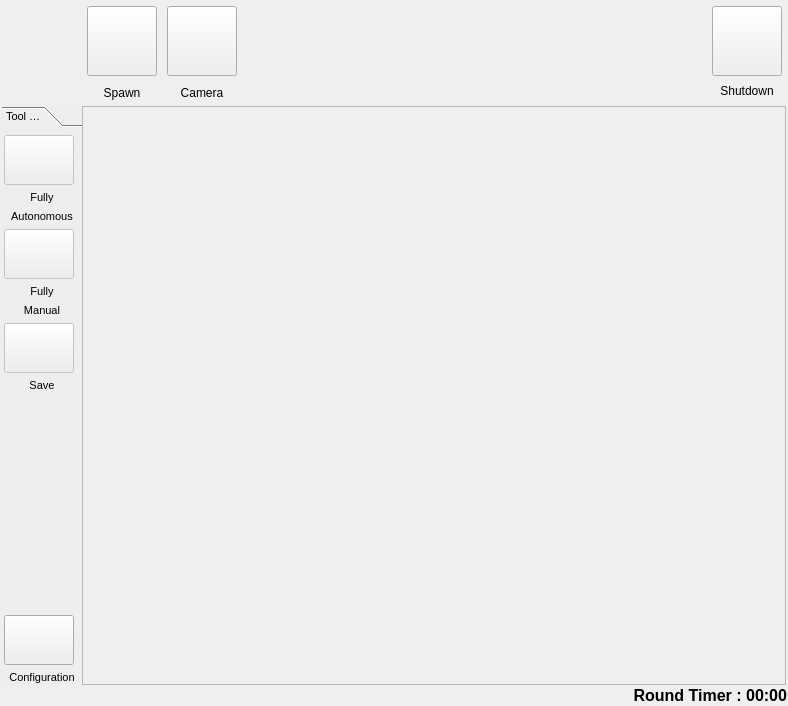
<?xml version="1.0" encoding="UTF-8"?>
<ui version="4.0">
 <class>MainWindow</class>
 <widget class="QMainWindow" name="MainWindow">
  <property name="geometry">
   <rect>
    <x>0</x>
    <y>0</y>
    <width>788</width>
    <height>706</height>
   </rect>
  </property>
  <property name="dockNestingEnabled">
   <bool>true</bool>
  </property>
  <widget class="QWidget" name="DashboardForm">
   <property name="minimumSize">
    <size>
     <width>300</width>
     <height>0</height>
    </size>
   </property>
   <property name="focusPolicy">
    <enum>Qt::NoFocus</enum>
   </property>
   <property name="windowTitle">
    <string>Dashboard</string>
   </property>
   <property name="windowIcon">
    <iconset>
     <normaloff>resource/icons/p3at.png</normaloff>resource/icons/p3at.png</iconset>
   </property>
   <layout class="QHBoxLayout" name="horizontalLayout_13" stretch="0">
    <property name="leftMargin">
     <number>1</number>
    </property>
    <property name="topMargin">
     <number>1</number>
    </property>
    <property name="rightMargin">
     <number>1</number>
    </property>
    <property name="bottomMargin">
     <number>1</number>
    </property>
    <item>
     <layout class="QVBoxLayout" name="verticalLayout" stretch="0,0,0">
      <property name="spacing">
       <number>0</number>
      </property>
      <item>
       <layout class="QGridLayout" name="gridLayout">
        <property name="sizeConstraint">
         <enum>QLayout::SetDefaultConstraint</enum>
        </property>
        <property name="leftMargin">
         <number>1</number>
        </property>
        <property name="topMargin">
         <number>5</number>
        </property>
        <property name="rightMargin">
         <number>5</number>
        </property>
        <property name="bottomMargin">
         <number>5</number>
        </property>
        <property name="spacing">
         <number>10</number>
        </property>
        <item row="0" column="5">
         <spacer name="horizontalSpacer">
          <property name="orientation">
           <enum>Qt::Horizontal</enum>
          </property>
          <property name="sizeType">
           <enum>QSizePolicy::Expanding</enum>
          </property>
          <property name="sizeHint" stdset="0">
           <size>
            <width>40</width>
            <height>10</height>
           </size>
          </property>
         </spacer>
        </item>
        <item row="0" column="6">
         <layout class="QGridLayout" name="gridLayout_5">
          <property name="horizontalSpacing">
           <number>2</number>
          </property>
          <property name="verticalSpacing">
           <number>5</number>
          </property>
          <item row="0" column="0">
           <widget class="QPushButton" name="exit_button">
            <property name="minimumSize">
             <size>
              <width>70</width>
              <height>70</height>
             </size>
            </property>
            <property name="maximumSize">
             <size>
              <width>70</width>
              <height>70</height>
             </size>
            </property>
            <property name="focusPolicy">
             <enum>Qt::NoFocus</enum>
            </property>
            <property name="text">
             <string/>
            </property>
            <property name="icon">
             <iconset>
              <normaloff>../resource/icons/shutdown.png</normaloff>../resource/icons/shutdown.png</iconset>
            </property>
            <property name="iconSize">
             <size>
              <width>50</width>
              <height>50</height>
             </size>
            </property>
           </widget>
          </item>
          <item row="1" column="0">
           <widget class="QLabel" name="label_9">
            <property name="font">
             <font>
              <pointsize>9</pointsize>
             </font>
            </property>
            <property name="text">
             <string>Shutdown</string>
            </property>
            <property name="alignment">
             <set>Qt::AlignCenter</set>
            </property>
           </widget>
          </item>
         </layout>
        </item>
        <item row="0" column="3">
         <layout class="QGridLayout" name="gridLayout_4">
          <item row="0" column="0">
           <widget class="QPushButton" name="camera_button">
            <property name="enabled">
             <bool>true</bool>
            </property>
            <property name="minimumSize">
             <size>
              <width>70</width>
              <height>70</height>
             </size>
            </property>
            <property name="maximumSize">
             <size>
              <width>70</width>
              <height>70</height>
             </size>
            </property>
            <property name="focusPolicy">
             <enum>Qt::NoFocus</enum>
            </property>
            <property name="text">
             <string/>
            </property>
            <property name="icon">
             <iconset>
              <normaloff>../resource/icons/camera.png</normaloff>../resource/icons/camera.png</iconset>
            </property>
            <property name="iconSize">
             <size>
              <width>50</width>
              <height>50</height>
             </size>
            </property>
           </widget>
          </item>
          <item row="1" column="0">
           <widget class="QLabel" name="label_8">
            <property name="font">
             <font>
              <pointsize>9</pointsize>
             </font>
            </property>
            <property name="text">
             <string>Camera</string>
            </property>
            <property name="alignment">
             <set>Qt::AlignCenter</set>
            </property>
           </widget>
          </item>
         </layout>
        </item>
        <item row="0" column="1">
         <layout class="QGridLayout" name="gridLayout_3">
          <item row="0" column="0">
           <widget class="QPushButton" name="spawn_button">
            <property name="minimumSize">
             <size>
              <width>70</width>
              <height>70</height>
             </size>
            </property>
            <property name="maximumSize">
             <size>
              <width>70</width>
              <height>70</height>
             </size>
            </property>
            <property name="contextMenuPolicy">
             <enum>Qt::DefaultContextMenu</enum>
            </property>
            <property name="layoutDirection">
             <enum>Qt::LeftToRight</enum>
            </property>
            <property name="styleSheet">
             <string notr="true"/>
            </property>
            <property name="text">
             <string/>
            </property>
            <property name="icon">
             <iconset>
              <normaloff>../resource/icons/shuttle.png</normaloff>../resource/icons/shuttle.png</iconset>
            </property>
            <property name="iconSize">
             <size>
              <width>40</width>
              <height>40</height>
             </size>
            </property>
           </widget>
          </item>
          <item row="1" column="0">
           <widget class="QLabel" name="label_7">
            <property name="font">
             <font>
              <pointsize>9</pointsize>
             </font>
            </property>
            <property name="text">
             <string>Spawn</string>
            </property>
            <property name="alignment">
             <set>Qt::AlignCenter</set>
            </property>
           </widget>
          </item>
         </layout>
        </item>
        <item row="0" column="0">
         <spacer name="horizontalSpacer_2">
          <property name="orientation">
           <enum>Qt::Horizontal</enum>
          </property>
          <property name="sizeType">
           <enum>QSizePolicy::Fixed</enum>
          </property>
          <property name="sizeHint" stdset="0">
           <size>
            <width>85</width>
            <height>20</height>
           </size>
          </property>
         </spacer>
        </item>
       </layout>
      </item>
      <item>
       <layout class="QHBoxLayout" name="horizontalLayout_2">
        <property name="leftMargin">
         <number>1</number>
        </property>
        <property name="topMargin">
         <number>1</number>
        </property>
        <property name="rightMargin">
         <number>1</number>
        </property>
        <property name="bottomMargin">
         <number>1</number>
        </property>
        <item>
         <widget class="QToolBox" name="toolBox">
          <property name="sizePolicy">
           <sizepolicy hsizetype="Preferred" vsizetype="Preferred">
            <horstretch>0</horstretch>
            <verstretch>0</verstretch>
           </sizepolicy>
          </property>
          <property name="minimumSize">
           <size>
            <width>80</width>
            <height>0</height>
           </size>
          </property>
          <property name="maximumSize">
           <size>
            <width>80</width>
            <height>16777215</height>
           </size>
          </property>
          <property name="font">
           <font>
            <pointsize>8</pointsize>
           </font>
          </property>
          <property name="contextMenuPolicy">
           <enum>Qt::NoContextMenu</enum>
          </property>
          <property name="styleSheet">
           <string notr="true">background-color: rgb(238, 238, 236);</string>
          </property>
          <property name="currentIndex">
           <number>0</number>
          </property>
          <property name="tabSpacing">
           <number>6</number>
          </property>
          <widget class="QWidget" name="page">
           <property name="geometry">
            <rect>
             <x>0</x>
             <y>0</y>
             <width>80</width>
             <height>546</height>
            </rect>
           </property>
           <property name="sizePolicy">
            <sizepolicy hsizetype="Preferred" vsizetype="Preferred">
             <horstretch>0</horstretch>
             <verstretch>0</verstretch>
            </sizepolicy>
           </property>
           <property name="maximumSize">
            <size>
             <width>100</width>
             <height>16777215</height>
            </size>
           </property>
           <property name="font">
            <font>
             <stylestrategy>PreferDefault</stylestrategy>
            </font>
           </property>
           <attribute name="label">
            <string>Tool Box</string>
           </attribute>
           <layout class="QVBoxLayout" name="verticalLayout_2">
            <property name="sizeConstraint">
             <enum>QLayout::SetDefaultConstraint</enum>
            </property>
            <property name="leftMargin">
             <number>2</number>
            </property>
            <property name="topMargin">
             <number>2</number>
            </property>
            <property name="rightMargin">
             <number>2</number>
            </property>
            <property name="bottomMargin">
             <number>1</number>
            </property>
            <item>
             <widget class="QPushButton" name="autonomous_button">
              <property name="enabled">
               <bool>false</bool>
              </property>
              <property name="sizePolicy">
               <sizepolicy hsizetype="Minimum" vsizetype="Fixed">
                <horstretch>0</horstretch>
                <verstretch>0</verstretch>
               </sizepolicy>
              </property>
              <property name="minimumSize">
               <size>
                <width>70</width>
                <height>50</height>
               </size>
              </property>
              <property name="maximumSize">
               <size>
                <width>70</width>
                <height>50</height>
               </size>
              </property>
              <property name="focusPolicy">
               <enum>Qt::NoFocus</enum>
              </property>
              <property name="text">
               <string/>
              </property>
              <property name="icon">
               <iconset>
                <normaloff>../resource/icons/mars-rover.png</normaloff>../resource/icons/mars-rover.png</iconset>
              </property>
              <property name="iconSize">
               <size>
                <width>40</width>
                <height>40</height>
               </size>
              </property>
             </widget>
            </item>
            <item>
             <widget class="QLabel" name="label">
              <property name="sizePolicy">
               <sizepolicy hsizetype="Minimum" vsizetype="Preferred">
                <horstretch>0</horstretch>
                <verstretch>0</verstretch>
               </sizepolicy>
              </property>
              <property name="font">
               <font>
                <pointsize>8</pointsize>
               </font>
              </property>
              <property name="text">
               <string>Fully</string>
              </property>
              <property name="alignment">
               <set>Qt::AlignCenter</set>
              </property>
             </widget>
            </item>
            <item>
             <widget class="QLabel" name="label_5">
              <property name="sizePolicy">
               <sizepolicy hsizetype="Expanding" vsizetype="Preferred">
                <horstretch>0</horstretch>
                <verstretch>0</verstretch>
               </sizepolicy>
              </property>
              <property name="font">
               <font>
                <pointsize>8</pointsize>
               </font>
              </property>
              <property name="text">
               <string>Autonomous</string>
              </property>
              <property name="alignment">
               <set>Qt::AlignCenter</set>
              </property>
             </widget>
            </item>
            <item>
             <widget class="QPushButton" name="joystick_button">
              <property name="enabled">
               <bool>false</bool>
              </property>
              <property name="minimumSize">
               <size>
                <width>70</width>
                <height>50</height>
               </size>
              </property>
              <property name="maximumSize">
               <size>
                <width>70</width>
                <height>50</height>
               </size>
              </property>
              <property name="focusPolicy">
               <enum>Qt::NoFocus</enum>
              </property>
              <property name="text">
               <string/>
              </property>
              <property name="icon">
               <iconset>
                <normaloff>../resource/icons/joystick2.png</normaloff>../resource/icons/joystick2.png</iconset>
              </property>
              <property name="iconSize">
               <size>
                <width>40</width>
                <height>40</height>
               </size>
              </property>
             </widget>
            </item>
            <item>
             <widget class="QLabel" name="label_2">
              <property name="sizePolicy">
               <sizepolicy hsizetype="Expanding" vsizetype="Preferred">
                <horstretch>0</horstretch>
                <verstretch>0</verstretch>
               </sizepolicy>
              </property>
              <property name="font">
               <font>
                <pointsize>8</pointsize>
               </font>
              </property>
              <property name="text">
               <string>Fully</string>
              </property>
              <property name="alignment">
               <set>Qt::AlignCenter</set>
              </property>
             </widget>
            </item>
            <item>
             <widget class="QLabel" name="label_6">
              <property name="sizePolicy">
               <sizepolicy hsizetype="Expanding" vsizetype="Preferred">
                <horstretch>0</horstretch>
                <verstretch>0</verstretch>
               </sizepolicy>
              </property>
              <property name="font">
               <font>
                <pointsize>8</pointsize>
               </font>
              </property>
              <property name="text">
               <string>Manual</string>
              </property>
              <property name="alignment">
               <set>Qt::AlignCenter</set>
              </property>
             </widget>
            </item>
            <item>
             <widget class="QPushButton" name="save_button">
              <property name="enabled">
               <bool>false</bool>
              </property>
              <property name="minimumSize">
               <size>
                <width>70</width>
                <height>50</height>
               </size>
              </property>
              <property name="maximumSize">
               <size>
                <width>70</width>
                <height>50</height>
               </size>
              </property>
              <property name="focusPolicy">
               <enum>Qt::NoFocus</enum>
              </property>
              <property name="text">
               <string/>
              </property>
              <property name="icon">
               <iconset>
                <normaloff>../resource/icons/save.png</normaloff>../resource/icons/save.png</iconset>
              </property>
              <property name="iconSize">
               <size>
                <width>40</width>
                <height>35</height>
               </size>
              </property>
             </widget>
            </item>
            <item>
             <widget class="QLabel" name="label_3">
              <property name="sizePolicy">
               <sizepolicy hsizetype="Expanding" vsizetype="Preferred">
                <horstretch>0</horstretch>
                <verstretch>0</verstretch>
               </sizepolicy>
              </property>
              <property name="font">
               <font>
                <pointsize>8</pointsize>
               </font>
              </property>
              <property name="text">
               <string>Save</string>
              </property>
              <property name="alignment">
               <set>Qt::AlignCenter</set>
              </property>
             </widget>
            </item>
            <item>
             <spacer name="verticalSpacer">
              <property name="orientation">
               <enum>Qt::Vertical</enum>
              </property>
              <property name="sizeType">
               <enum>QSizePolicy::Expanding</enum>
              </property>
              <property name="sizeHint" stdset="0">
               <size>
                <width>20</width>
                <height>0</height>
               </size>
              </property>
             </spacer>
            </item>
            <item>
             <widget class="QPushButton" name="settingButton">
              <property name="minimumSize">
               <size>
                <width>70</width>
                <height>50</height>
               </size>
              </property>
              <property name="maximumSize">
               <size>
                <width>70</width>
                <height>50</height>
               </size>
              </property>
              <property name="focusPolicy">
               <enum>Qt::NoFocus</enum>
              </property>
              <property name="text">
               <string/>
              </property>
              <property name="icon">
               <iconset>
                <normaloff>../resource/icons/config.png</normaloff>../resource/icons/config.png</iconset>
              </property>
              <property name="iconSize">
               <size>
                <width>40</width>
                <height>40</height>
               </size>
              </property>
             </widget>
            </item>
            <item>
             <widget class="QLabel" name="label_4">
              <property name="font">
               <font>
                <pointsize>8</pointsize>
               </font>
              </property>
              <property name="text">
               <string>Configuration</string>
              </property>
              <property name="alignment">
               <set>Qt::AlignCenter</set>
              </property>
             </widget>
            </item>
           </layout>
          </widget>
         </widget>
        </item>
        <item>
         <widget class="QFrame" name="rviz_frame">
          <property name="frameShape">
           <enum>QFrame::StyledPanel</enum>
          </property>
          <property name="frameShadow">
           <enum>QFrame::Raised</enum>
          </property>
          <layout class="QGridLayout" name="gridLayout_2">
           <property name="leftMargin">
            <number>2</number>
           </property>
           <property name="topMargin">
            <number>2</number>
           </property>
           <property name="rightMargin">
            <number>2</number>
           </property>
           <property name="bottomMargin">
            <number>2</number>
           </property>
           <property name="verticalSpacing">
            <number>2</number>
           </property>
           <item row="0" column="0">
            <layout class="QGridLayout" name="rviz_grid">
             <property name="sizeConstraint">
              <enum>QLayout::SetMinimumSize</enum>
             </property>
             <property name="spacing">
              <number>6</number>
             </property>
            </layout>
           </item>
          </layout>
         </widget>
        </item>
       </layout>
      </item>
      <item>
       <layout class="QVBoxLayout" name="statusLayout">
        <item>
         <layout class="QHBoxLayout" name="horizontalLayout">
          <item>
           <widget class="QLabel" name="timeLabel">
            <property name="font">
             <font>
              <pointsize>12</pointsize>
              <weight>75</weight>
              <bold>true</bold>
             </font>
            </property>
            <property name="styleSheet">
             <string notr="true">color: rgb(0, 0, 0);
border-color: rgb(255, 255, 255);</string>
            </property>
            <property name="text">
             <string>Round Timer : 00:00</string>
            </property>
            <property name="alignment">
             <set>Qt::AlignRight|Qt::AlignTrailing|Qt::AlignVCenter</set>
            </property>
           </widget>
          </item>
         </layout>
        </item>
       </layout>
      </item>
     </layout>
    </item>
   </layout>
  </widget>
 </widget>
 <resources/>
 <connections/>
</ui>
